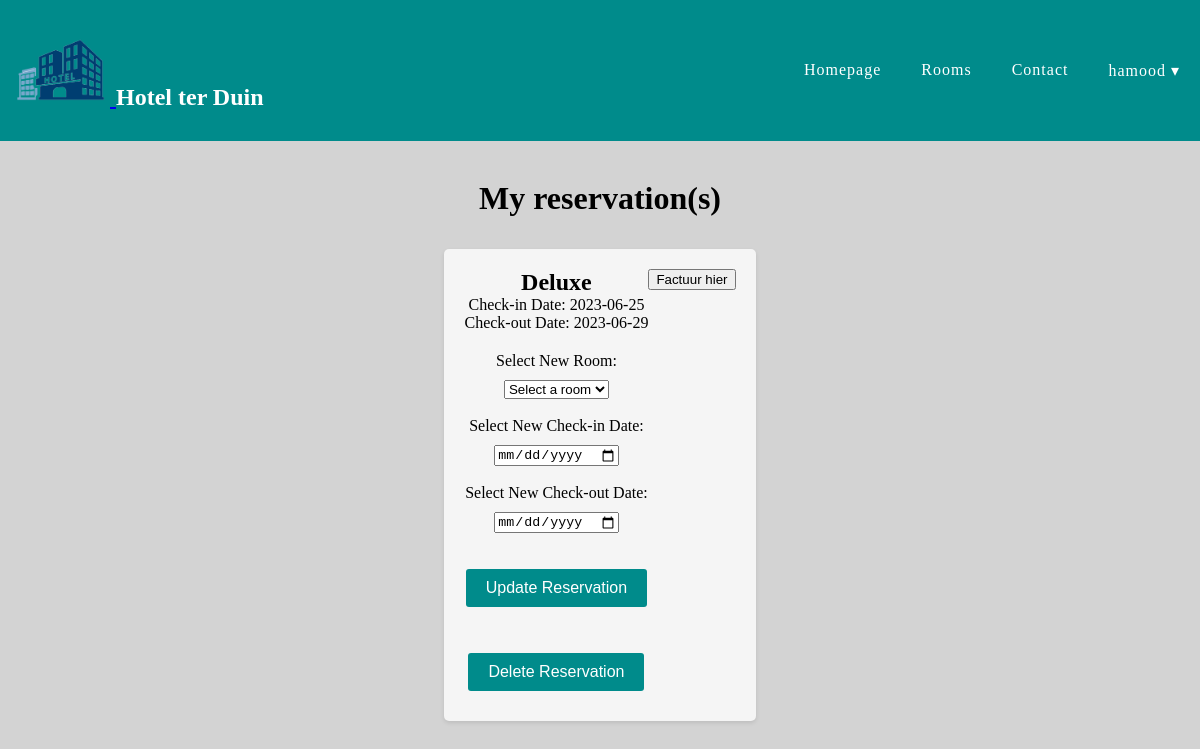
Page /hotelterduin/php/clientside/reservatie.php (signed in) on the committed database.
### tables this page shows
CREATE TABLE `reservations` (
  `reservation_id` int(11) NOT NULL,
  `user_id` int(11) DEFAULT NULL,
  `room_id` int(11) DEFAULT NULL,
  `check_in_date` date NOT NULL,
  `check_out_date` date NOT NULL
);

CREATE TABLE `rooms` (
  `room_id` int(11) NOT NULL,
  `room_type` varchar(50) NOT NULL,
  `description` varchar(100) DEFAULT NULL,
  `available` int(11) NOT NULL
);

### hotelterduin/php/clientside/reservatie.php (the view, shortened to what this page needs)
<?php
$db = new Db();
$PDO = $db->getPDO();
?>
<!DOCTYPE html>
<html>
<head>
    <link rel="stylesheet" href="../../css/style.css">
    <link rel="stylesheet" href="../../css/navbar.css">
    <link rel="stylesheet" href="../../css/reservatie.css">
</head>
<body>
    <header>
        <?php include '../../templates/navbar.php'; ?>
    </header>
    <br>
    <main>
        <h1>My reservation(s)</h1>
        <div class="reservations">
            <?php
            try {
                if (isset($_SESSION['user_id'])) {
                    $user_id = $_SESSION['user_id'];
                    $sql = "SELECT r.*, rt.room_type FROM reservations AS r INNER JOIN rooms AS rt ON r.room_id = rt.room_id WHERE r.user_id = :user_id";
                    $stmt = $PDO->prepare($sql);
                    $stmt->bindParam(':user_id', $user_id);
                    $stmt->execute();
                    $reservations = $stmt->fetchAll(PDO::FETCH_ASSOC);
                    foreach ($reservations as $reservation) { ?>
                        <div class="formulier">
                            <form action="" method="post">
                                <div class="formulier-text">
                                    <h2><?php echo $reservation['room_type']; ?></h2>
                                    <p>Check-in Date: <?php echo $reservation['check_in_date']; ?></p>
                                    <p>Check-out Date: <?php echo $reservation['check_out_date']; ?></p>
                                    <div class="reservation-actions">
                                        <label for="room_id">Select New Room:</label>
                                        <select name="room_id">
                                            <option value="" disabled selected>Select a room</option>
                                        </select>
                                        <br>
                                        <label for="check_in_date">Select New Check-in Date:</label >
                                        <input type="date" name="check_in_date">
                                        <br>
                                        <label for="check_out_date">Select New Check-out Date:</label>
                                        <input type="date" name="check_out_date">
                                        <br><br>
                                        <input type="submit" name="submit" value="Update Reservation">
                                        <br><br>
                                        <input type="submit" name="submit" value="Delete Reservation">
                                    </div>
                                </div>
                            </form>
                            <a href="thankyou.php"><button>Factuur hier</button> </a>
                        </div>
                    <?php }
                } else {
                    echo "<p>No reservations found.</p>";
                }
            } catch (PDOException $e) {
                echo "Error: " . $e->getMessage();
            }
            ?>
        </div>
        <br>
    </main>
</body>
</html>

### hotelterduin/css/style.css (style rules this page uses)
body { background-color: lightgray; }
.formulier { max-width: 400px; margin: 0 auto; padding: 20px; background-color: #f2f2f2; border-radius: 5px; margin-top: 50px; }
.formulier label { display: block; margin-bottom: 10px; }
.formulier input[type="submit"] { background-color: darkcyan; color: #fff; padding: 10px 20px; border: none; border-radius: 3px; cursor: pointer; }

### hotelterduin/css/navbar.css (style rules this page uses)
body { margin: 0; padding: 0; }
header { background-color: darkcyan; position: block; top: 10px; left: 0; width: 100%; z-index: 999; }

### hotelterduin/css/reservatie.css (style rules this page uses)
body { margin: 0; padding: 0; }
header { background-color: darkcyan; position: block; top: 10px; left: 0; width: 100%; z-index: 999; }
.formulier { display: flex; margin-bottom: 20px; }
.reservation-actions { flex: 1; display: flex; flex-direction: column; align-items: center; justify-content: center; }
.reservation-actions input[type="submit"] { padding: 10px 20px; background-color: darkcyan; color: #fff; border: none; cursor: pointer; font-size: 16px; margin-bottom: 10px; }

### hotelterduin/php/clientside/reservatie.php (style rules this page uses)
main { display: flex; flex-direction: column; align-items: center; text-align: center; }
.reservations { display: flex; flex-wrap: wrap; justify-content: center; }
.formulier { margin: 10px; padding: 20px; background-color: #f5f5f5; border-radius: 5px; box-shadow: 0 2px 4px rgba(0, 0, 0, 0.1); }
.formulier-text { display: flex; flex-direction: column; }
.formulier-text h2 { margin: 0; font-size: 24px; }
.formulier-text p { margin: 0; font-size: 16px; }
.reservation-actions { margin-top: 20px; }

### rows in the picture
reservations: room.room_type "Deluxe", check_in_date "2023-06-25", check_out_date "2023-06-29"

### other values in the picture
$_SESSION['username'] "hamood"
